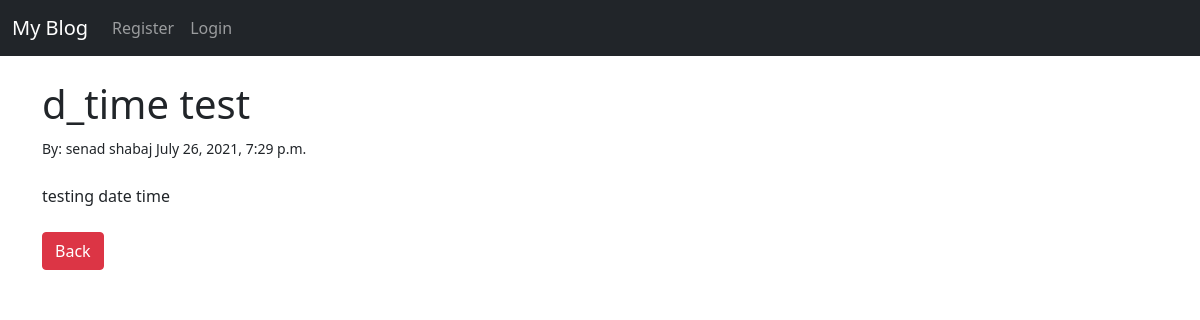
The page /post-details/10 on the database its author committed.
### libpro/models.py (models this page shows, shortened)
class Post(models.Model):
    title = models.CharField(max_length=255)
    title_tag = models.CharField(max_length=255)
    author = models.ForeignKey(User, on_delete=models.CASCADE)
    body = models.TextField()
    post_date = models.DateTimeField(auto_now_add=True)
    category = models.CharField(max_length=255, default = 'Personal')

### libpro/views.py (the view)
# urls.py: path('post-details/<int:pk>', PostDetailsView.as_view(), name = 'post-details'),
class PostDetailsView(DetailView):
    model = Post
    template_name = 'post_details.html'

### libpro/templates/post_details.html (shortened to what this page needs)
{% extends 'base.html'%}
{% block content %}
<h1>{{ post.title }}</h1>
<small>By: {{ post.author.first_name }}
    {{ post.author.last_name }}
    {{ post.post_date }}
</small><br/>
<br/>
{{ post.body|safe }}
<br/><br/>
<a href="{% url 'home' %}" class="btn btn-danger">Back</a>
{% endblock %}

### rows shown on the page
Post: title "d_time test", author.first_name "senad", author.last_name "shabaj", post_date "July 26, 2021, 7:29 p.m.", body "testing date time"
